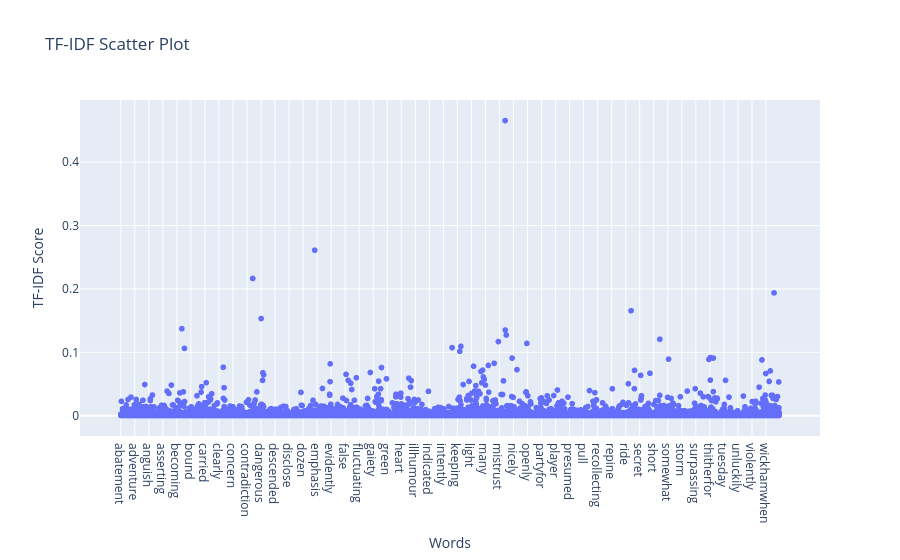

Here is the notebook cell this chart was saved with:
### Code cell
tfidf_values = df_tfidf.iloc[0]

df_plot = pd.DataFrame({
    "word": tfidf_values.index,
    "tfidf": tfidf_values.values
})

fig = px.scatter(
    df_plot,
    x="word",
    y="tfidf",
    title="TF-IDF Scatter Plot",
    labels={"word": "Words", "tfidf": "TF-IDF Score"}
)

fig.show()

### Figure 1 — Plotly figure (JSON) as saved in the notebook; plotly's stock layout.template omitted (floating-point values rounded to 4 significant figures; data arrays with more than 128 entries replaced by an {"elided": "..."} marker saying what was removed)
{"data": [{"hovertemplate": "Words=%{x}<br>TF-IDF Score=%{y}<extra></extra>", "legendgroup": "", "marker": {"color": "#636efa", "symbol": "circle"}, "mode": "markers", "name": "", "showlegend": false, "type": "scattergl", "x": {"elided": "6057 str values"}, "xaxis": "x", "y": {"elided": "6057 float values"}, "yaxis": "y"}], "layout": {"legend": {"tracegroupgap": 0}, "title": {"text": "TF-IDF Scatter Plot"}, "xaxis": {"anchor": "y", "domain": [0, 1], "title": {"text": "Words"}}, "yaxis": {"anchor": "x", "domain": [0, 1], "title": {"text": "TF-IDF Score"}}}}
